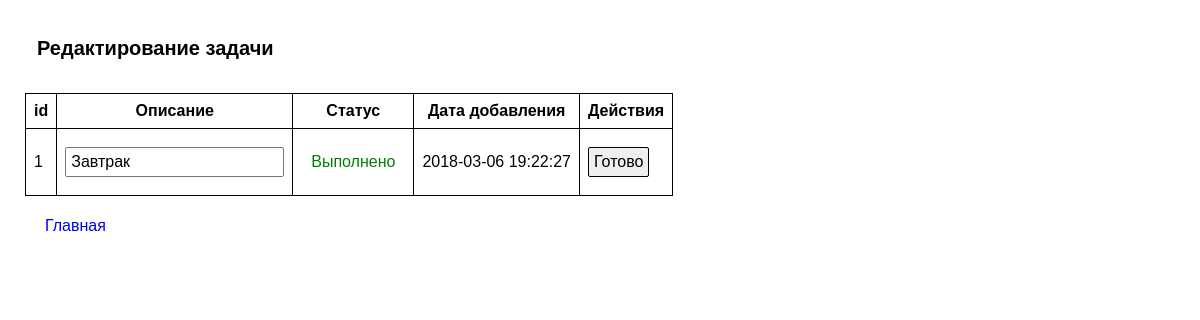
The page /edit.php?id=1 on the database its author committed.
### tables this page shows
CREATE TABLE `tasks` (
  `id` int(11) NOT NULL,
  `description` text NOT NULL,
  `is_done` tinyint(4) NOT NULL DEFAULT '0',
  `date_added` datetime NOT NULL DEFAULT CURRENT_TIMESTAMP
);

### edit.php (the view, shortened to what this page needs)
<?php
	require_once './db-config.php';
	try {
    	$pdo = new PDO("mysql:host=$dbHost;dbname=$dbName", $dbUser, $dbPass);
	} catch (PDOException $e) {
    	echo 'Подключение не удалось: ' . $e->getMessage();
	}
?>
<!DOCTYPE html>
<html lang="ru">
<head>
    <link rel="stylesheet" type="text/css" href="style.css">
</head>
<body>
<h1>Редактирование задачи</h1>
<table>
	<tr>
		<th>id</th>
		<th>Описание</th>
		<th>Статус</th>
		<th>Дата добавления</th>
		<th>Действия</th>
	</tr>
<?php
	if (isset($_GET['id'])) {
		if (is_numeric($_GET['id'])){
			$sql = "SELECT * FROM `tasks` WHERE `id`=".$_GET['id'];
			$data = $pdo->query($sql);
			if ($data) {
				foreach ($data as $row) {
					$id = $row['id'];
					if ($row['is_done']==0) {
						$is_done = '<span style="color: red;">Не выполнено</span>';
					}
					else {
						$is_done = '<span style="color: green;">Выполнено</span>';
					}
					echo "<form action='edit.php'><input type='hidden' name='id' value='$id'>";
					echo "<tr><td>$id</td><td><input type='text' name='desc' value='".$row['description']."'></td><td>$is_done</td><td>".$row['date_added']."</td><td><input type='submit' name='submit' value='Готово'></td></tr>";
					echo "</form>";
				}
			}
			else {
				echo "Нет результатов";
			}
		}
		else {
			die ('Ошибка. Нверный идентификатор задачи.');
		}
	}
	else header('Location: index.php');
?>
</table>
<a href="index.php">Главная</a>
</body>
</html>

### style.css (style rules this page uses)
* { font-family: sans-serif; margin: 5px; padding: 5px; box-sizing: border-box; font-size: 16px; }
h1 { font-size: 20px; padding: 12px; }
table { display: block; margin: 16px auto; border-collapse: collapse; }
th,td { border-color: black; border-style: solid; border-width: 1px; font-size: 16px; padding: 8px; }
th { font-weight: bold; text-align: center; }
input { margin: 10px auto; border-radius: 2px; border-style: solid; border-width: 1px; }
a { text-decoration: none; margin: 5px 20px; color: #0000ff; font-size: 16px; }

### rows shown on the page
tasks: id "1", desc "Завтрак", is_done "Выполнено", date_added "2018-03-06 19:22:27"
